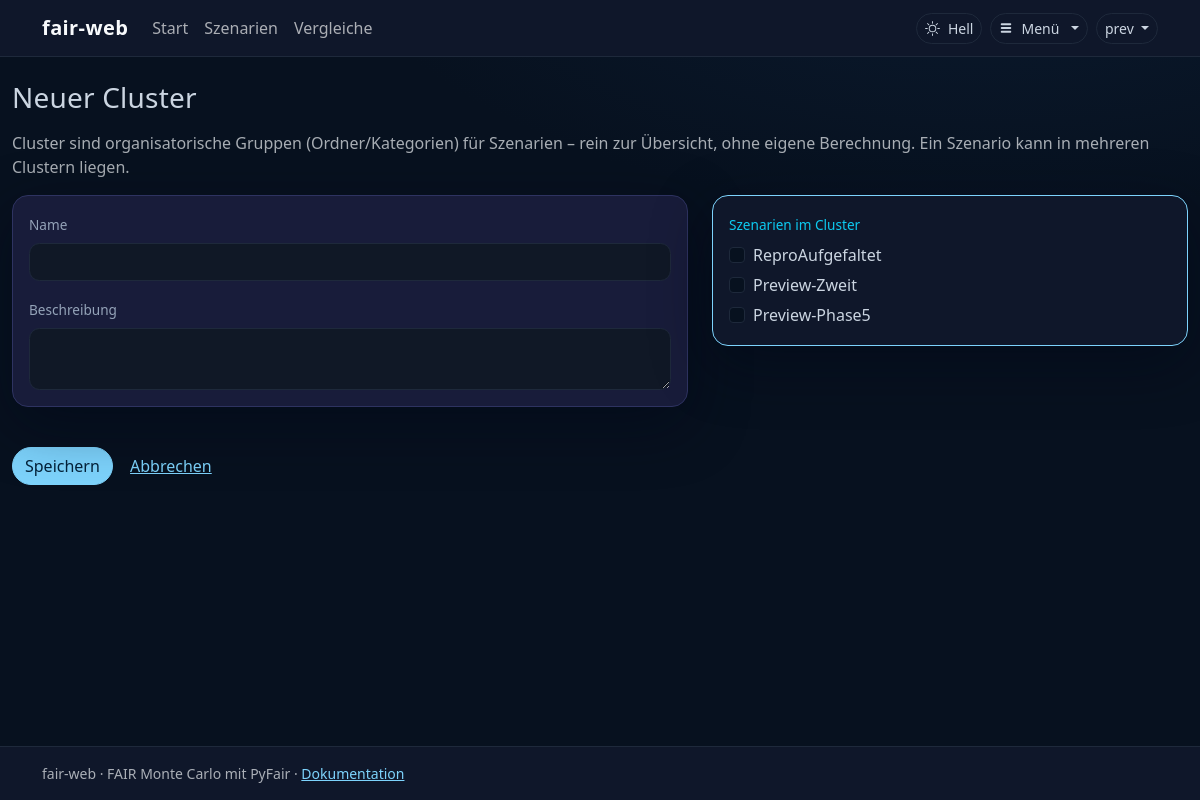
The app's page /szenarien/cluster/neu/ (signed in) with its own data.
### apps/szenarien/models.py (models this page shows, shortened)
class Szenario(models.Model):
    name = models.CharField("Name", max_length=200)
    beschreibung = models.TextField("Beschreibung", blank=True)
    n_simulations = models.PositiveIntegerField("Anzahl Simulationen", default=10_000)
    random_seed = models.PositiveIntegerField("Zufalls-Seed", default=42)
    risikotoleranz = models.JSONField("Risikotoleranz", null=True, blank=True)
    erstellt_am = models.DateTimeField("Erstellt am", auto_now_add=True)
    geaendert_am = models.DateTimeField("Geändert am", auto_now=True)
    class Meta:
        verbose_name = "Szenario"
        verbose_name_plural = "Szenarien"
        ordering = ["-geaendert_am"]
    def __str__(self):
        return self.name

### apps/szenarien/views.py (the view)
# urls.py: path("cluster/neu/", ClusterCreateView.as_view(), name="cluster_create"),
class ClusterCreateView(PermissionRequiredMixin, _ClusterFormMixin, CreateView):
    permission_required = "szenarien.add_cluster"
    raise_exception = True

### apps/szenarien/forms.py
class ClusterForm(forms.ModelForm):
    class Meta:
        model = Cluster
        fields = ("name", "beschreibung", "szenarien")
        widgets = {
            "name": forms.TextInput(attrs={"class": "form-control"}),
            "beschreibung": forms.Textarea(attrs={"class": "form-control", "rows": 2}),
            "szenarien": forms.CheckboxSelectMultiple(attrs={"class": "form-check-input"}),
        }

### apps/admin_bereich/context_processors.py (called while the page is built)
def waehrung(request):
    try:
        from .models import AppKonfiguration
        k = AppKonfiguration.load()
        return {
            "waehrung_symbol": k.symbol,
            "waehrung_locale": k.js_locale,
            "waehrung": k.waehrung,
        }
    except Exception:  # noqa: BLE001
        return {"waehrung_symbol": "€", "waehrung_locale": "de-DE", "waehrung": "EUR"}

### apps/admin_bereich/models.py (called while the page is built)
    @classmethod
    def load(cls):
        obj, _ = cls.objects.get_or_create(pk=1)
        return obj

    @property
    def symbol(self):
        return "$" if self.waehrung == self.Waehrung.USD else "€"

    @property
    def locale_code(self):
        return "en" if self.waehrung == self.Waehrung.USD else "de"

    @property
    def js_locale(self):
        return "en-US" if self.waehrung == self.Waehrung.USD else "de-DE"

### templates/szenarien/cluster_form.html (shortened to what this page needs)
{% extends "base.html" %}
{% block content %}
<h1 class="h3 mb-3">{% if object %}Cluster bearbeiten{% else %}Neuer Cluster{% endif %}</h1>
<p class="text-body-secondary">Cluster sind organisatorische Gruppen (Ordner/Kategorien) für Szenarien –
   rein zur Übersicht, ohne eigene Berechnung. Ein Szenario kann in mehreren Clustern liegen.</p>
<form method="post" novalidate>
    <div class="row g-4">
        <div class="col-lg-7">
            <div class="card card-meta mb-3"><div class="card-body">
                <div class="mb-3">
                    <label class="form-label">Name</label>
                    {{ form.name }}{{ form.name.errors }}
                </div>
                <label class="form-label">Beschreibung</label>
                {{ form.beschreibung }}{{ form.beschreibung.errors }}
            </div></div>
        </div>
        <div class="col-lg-5">
            <div class="card" style="border:1px solid var(--accent);"><div class="card-body">
                <label class="form-label text-info">Szenarien im Cluster</label>
                {% if form.szenarien.field.queryset %}
                <div class="d-flex flex-column gap-1">
                    {% for cb in form.szenarien %}
                    <div class="form-check">{{ cb.tag }}
                        <label class="form-check-label" for="{{ cb.id_for_label }}">{{ cb.choice_label }}</label>
                    </div>
                    {% endfor %}
                </div>
                {% else %}
                <p class="text-body-secondary small mb-0">Noch keine Szenarien vorhanden.</p>
                {% endif %}
            </div></div>
        </div>
    </div>
    <div class="mt-4">
        <button type="submit" class="btn btn-primary">Speichern</button>
        <a class="btn btn-link" href="{% url 'szenarien:dashboard' %}">Abbrechen</a>
    </div>
</form>
{% endblock %}

### templates/base.html (shortened to what this page needs)
{% load static %}
<!doctype html>
<html lang="de" data-bs-theme="dark">
<head>
    <link href="https://cdn.jsdelivr.net/npm/bootstrap@5.3.3/dist/css/bootstrap.min.css" rel="stylesheet">
</head>
<body class="d-flex flex-column min-vh-100">
<nav class="navbar navbar-expand-lg bg-body-tertiary border-bottom">
    <div class="container">
        <a class="navbar-brand fw-semibold" href="{% url 'start' %}">fair-web</a>
        <div class="collapse navbar-collapse" id="mainNav">
            <ul class="navbar-nav me-auto">
                <li class="nav-item"><a class="nav-link" href="{% url 'start' %}">Start</a></li>
                <li class="nav-item"><a class="nav-link" href="{% url 'szenarien:dashboard' %}">Szenarien</a></li>
                <li class="nav-item"><a class="nav-link" href="{% url 'szenarien:vergleich_list' %}">Vergleiche</a></li>
            </ul>
            <button type="button" id="theme-toggle" class="btn btn-outline-secondary btn-sm d-flex align-items-center gap-2 me-2"
                    title="Hell/Dunkel umschalten">
                <span class="theme-label"></span>
            </button>
            {% if user.is_authenticated %}
            <div class="dropdown">
                <button class="btn btn-outline-secondary btn-sm dropdown-toggle d-flex align-items-center gap-2"
                        type="button" data-bs-toggle="dropdown" aria-expanded="false">
                    <svg width="14" height="14" viewBox="0 0 16 16" fill="currentColor" aria-hidden="true">
                        <rect x="2" y="2.6" width="12" height="2.2" rx="1"/>
                        <rect x="2" y="6.9" width="12" height="2.2" rx="1"/>
                        <rect x="2" y="11.2" width="12" height="2.2" rx="1"/>
                    </svg>
                    Menü
                </button>
            </div>
            {% endif %}
            {% if user.is_authenticated %}
            <div class="dropdown ms-2">
                <button class="btn btn-outline-secondary btn-sm dropdown-toggle" type="button" data-bs-toggle="dropdown" aria-expanded="false">
                    {{ user.first_name|default:user.get_username }}
                </button>
            </div>
            {% endif %}
        </div>
    </div>
</nav>
<main class="{% block container_class %}container-xxl{% endblock %} py-4 flex-grow-1">
    {% block content %}{% endblock %}
</main>
<footer class="bg-body-tertiary border-top py-3 mt-auto">
    <div class="container small text-body-secondary">
        fair-web &middot; FAIR Monte Carlo mit PyFair &middot;
        <a href="https://fair-web.readthedocs.io/de/latest/" target="_blank" rel="noopener">Dokumentation</a>
    </div>
</footer>
</body>
</html>

### templates/base.html (style rules this page uses)
[data-bs-theme="dark"] { --bg-0:#020617; --bg-1:#07111f; --bg-2:#0f172a; --bg-3:#101826; --txt:#f8fafc; --txt-muted:#cbd5e1; --txt-dim:#94a3b8; --accent:#7dd3fc; --accent-2:#93c5fd; --ok:#86efac; --danger:#f87171; --border:#1e293b; --card-accent-bg:#181c3a; --card-accent-border:#2e3361; --svg-flaeche-bg:#17243c; --body-gradient: radial-gradient(1100px 520px at 82% -12%, #0b1b30 0%, transparent 60%); --card-shadow: 0 18px 60px rgba(2,6,23,.45); --bs-body-bg: var(--bg-1); --bs-body-color: var(--txt-muted); --bs-emphasis-color: var(--txt); --bs-border-color: var(--border); --bs-link-color: var(--accent); --bs-link-hover-color: var(--accent-2); }
body { font-family: Bahnschrift, "Segoe UI", sans-serif; background: var(--body-gradient), var(--bg-1); color: var(--txt-muted); }
h1,h2,h3,h4,h5 { color: var(--txt); letter-spacing:.2px; }
a { color: var(--accent); }
.navbar { background: var(--bg-2) !important; border-bottom:1px solid var(--border) !important; }
.navbar-brand { font-weight:600; letter-spacing:.4px; color: var(--txt); }
.card { background: var(--bg-2); border:1px solid var(--border); border-radius:1rem; box-shadow: var(--card-shadow); }
.btn { border-radius:999px; font-weight:500; }
.btn-primary { --bs-btn-bg: var(--accent); --bs-btn-border-color: var(--accent); --bs-btn-hover-bg: var(--accent-2); --bs-btn-hover-border-color: var(--accent-2); --bs-btn-active-bg: var(--accent-2); --bs-btn-active-border-color: var(--accent-2); --bs-btn-color:#04223a; --bs-btn-hover-color:#04223a; --bs-btn-active-color:#04223a; }
.btn-outline-secondary { --bs-btn-color: var(--txt-muted); --bs-btn-border-color: var(--border); --bs-btn-hover-bg: var(--bg-3); --bs-btn-hover-border-color: var(--accent); --bs-btn-hover-color: var(--txt); }
.form-control, .form-select { background: var(--bg-3); border:1px solid var(--border); color: var(--txt); border-radius:.65rem; }
.form-label { color: var(--txt-dim); font-size:.85rem; }
footer.bg-body-tertiary { background: var(--bg-2) !important; border-top:1px solid var(--border) !important; }
.card-meta, .card-config { background: var(--card-accent-bg); border: 1px solid var(--card-accent-border); }
.theme-icon-dark, .theme-icon-light { display: none; }
[data-bs-theme="dark"] .theme-icon-light { display: inline; }

### records on screen
Szenario: choice_label "ReproAufgefaltet"
Szenario: choice_label "Preview-Zweit"
Szenario: choice_label "Preview-Phase5"

### other values on screen
{{ user.first_name|default:user.get_username }} "prev"
